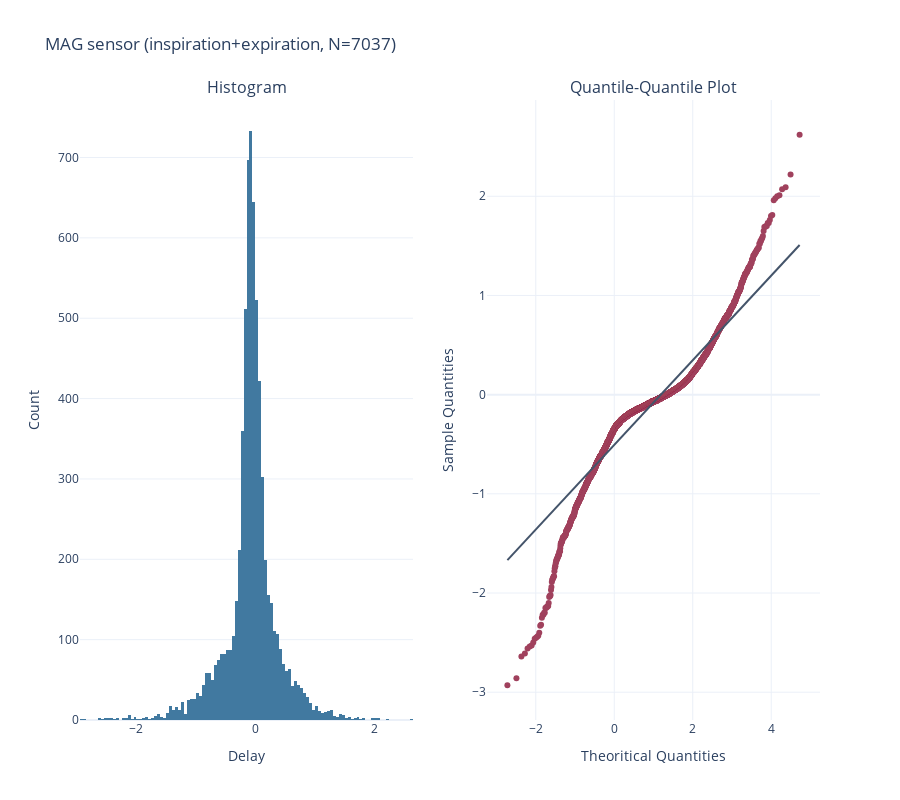
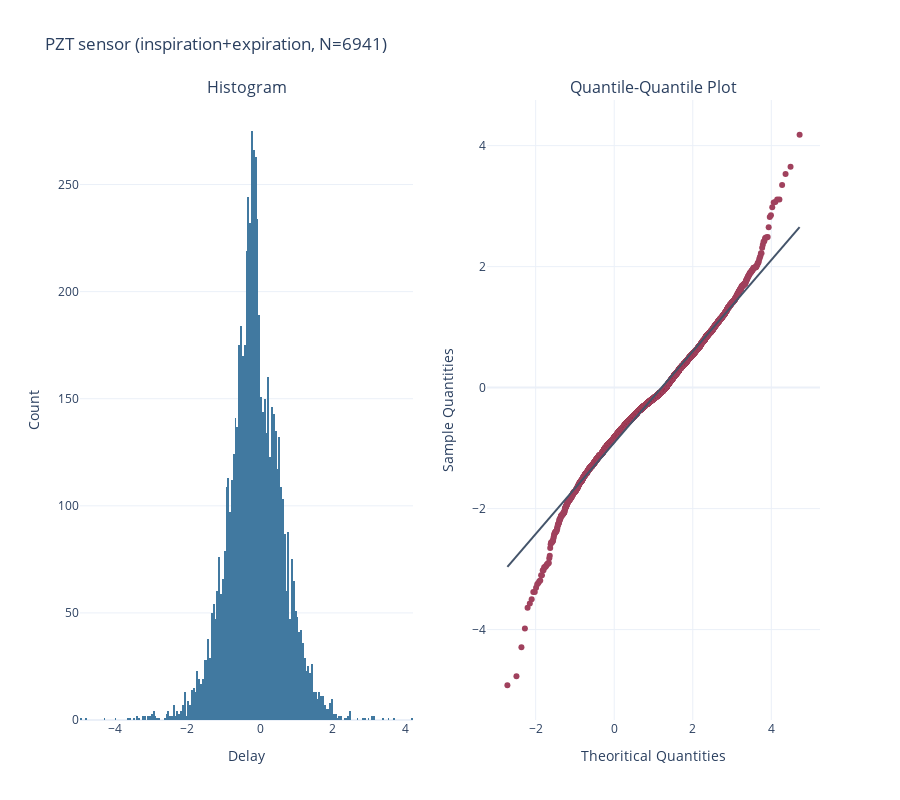

The notebook cell these images were saved under, in order:
### Code cell
normality_test(delays_i_all_mag + delays_e_all_mag, sensor="MAG", type="inspiration+expiration")
normality_test(delays_i_all_pzt + delays_e_all_pzt, sensor="PZT", type="inspiration+expiration")

### Figure 1 — Plotly figure (JSON) as saved in the notebook; plotly's stock layout.template omitted (floating-point values rounded to 4 significant figures; data arrays with more than 128 entries replaced by an {"elided": "..."} marker saying what was removed)
{"data": [{"marker": {"color": "#4179A0"}, "type": "histogram", "x": {"elided": "7037 float values"}, "xaxis": "x", "yaxis": "y"}, {"marker": {"color": "#A0415D"}, "mode": "markers", "type": "scatter", "x": {"elided": "7037 float values"}, "xaxis": "x2", "y": {"elided": "7037 float values"}, "yaxis": "y2"}, {"line": {"color": "#44546A"}, "mode": "lines", "type": "scatter", "x": [-2.723, 4.723], "xaxis": "x2", "y": [-1.669, 1.509], "yaxis": "y2"}], "layout": {"annotations": [{"font": {"size": 16}, "showarrow": false, "text": "Histogram", "x": 0.225, "xanchor": "center", "xref": "paper", "y": 1, "yanchor": "bottom", "yref": "paper"}, {"font": {"size": 16}, "showarrow": false, "text": "Quantile-Quantile Plot", "x": 0.775, "xanchor": "center", "xref": "paper", "y": 1, "yanchor": "bottom", "yref": "paper"}], "height": 800, "showlegend": false, "title": {"text": "MAG sensor (inspiration+expiration, N=7037)"}, "width": 900, "xaxis": {"anchor": "y", "domain": [0, 0.45], "title": {"text": "Delay"}, "zeroline": false}, "xaxis2": {"anchor": "y2", "domain": [0.55, 1], "title": {"text": "Theoritical Quantities"}, "zeroline": false}, "yaxis": {"anchor": "x", "domain": [0, 1], "title": {"text": "Count"}}, "yaxis2": {"anchor": "x2", "domain": [0, 1], "title": {"text": "Sample Quantities"}}}}

### Figure 2 — Plotly figure (JSON) as saved in the notebook; plotly's stock layout.template omitted (floating-point values rounded to 4 significant figures; data arrays with more than 128 entries replaced by an {"elided": "..."} marker saying what was removed)
{"data": [{"marker": {"color": "#4179A0"}, "type": "histogram", "x": {"elided": "6941 float values"}, "xaxis": "x", "yaxis": "y"}, {"marker": {"color": "#A0415D"}, "mode": "markers", "type": "scatter", "x": {"elided": "6941 float values"}, "xaxis": "x2", "y": {"elided": "6941 float values"}, "yaxis": "y2"}, {"line": {"color": "#44546A"}, "mode": "lines", "type": "scatter", "x": [-2.719, 4.719], "xaxis": "x2", "y": [-2.962, 2.653], "yaxis": "y2"}], "layout": {"annotations": [{"font": {"size": 16}, "showarrow": false, "text": "Histogram", "x": 0.225, "xanchor": "center", "xref": "paper", "y": 1, "yanchor": "bottom", "yref": "paper"}, {"font": {"size": 16}, "showarrow": false, "text": "Quantile-Quantile Plot", "x": 0.775, "xanchor": "center", "xref": "paper", "y": 1, "yanchor": "bottom", "yref": "paper"}], "height": 800, "showlegend": false, "title": {"text": "PZT sensor (inspiration+expiration, N=6941)"}, "width": 900, "xaxis": {"anchor": "y", "domain": [0, 0.45], "title": {"text": "Delay"}, "zeroline": false}, "xaxis2": {"anchor": "y2", "domain": [0.55, 1], "title": {"text": "Theoritical Quantities"}, "zeroline": false}, "yaxis": {"anchor": "x", "domain": [0, 1], "title": {"text": "Count"}}, "yaxis2": {"anchor": "x2", "domain": [0, 1], "title": {"text": "Sample Quantities"}}}}
